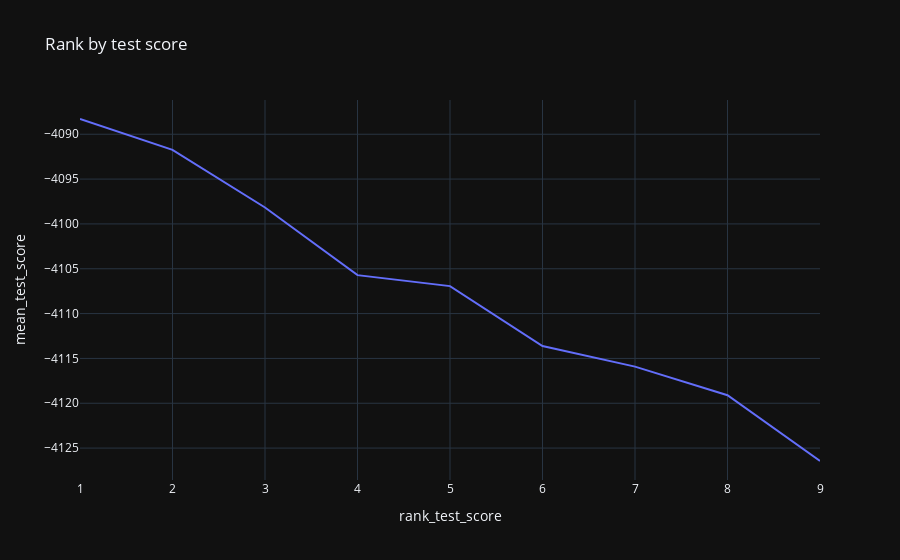

Notebook code cell kept with this figure:
### Markdown cell above
## Rank

### Code cell
px.line(results, x="rank_test_score", y="mean_test_score", title="Rank by test score")

### Figure 1 — Plotly figure (JSON) as saved in the notebook; plotly's stock layout.template omitted (floating-point values rounded to 4 significant figures)
{"data": [{"hovertemplate": "rank_test_score=%{x}<br>mean_test_score=%{y}<extra></extra>", "legendgroup": "", "line": {"color": "#636efa", "dash": "solid"}, "marker": {"symbol": "circle"}, "mode": "lines", "name": "", "orientation": "v", "showlegend": false, "type": "scatter", "x": [1, 2, 3, 4, 5, 6, 7, 8, 9], "xaxis": "x", "y": [-4088.0, -4092.0, -4098.0, -4106.0, -4107.0, -4114.0, -4116.0, -4119.0, -4126.0], "yaxis": "y"}], "layout": {"legend": {"tracegroupgap": 0}, "title": {"text": "Rank by test score"}, "xaxis": {"anchor": "y", "domain": [0, 1], "title": {"text": "rank_test_score"}}, "yaxis": {"anchor": "x", "domain": [0, 1], "title": {"text": "mean_test_score"}}}}
